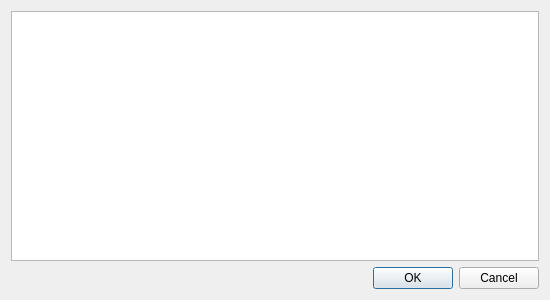
<?xml version="1.0" encoding="UTF-8"?>
<ui version="4.0">
 <class>CareerDialog</class>
 <widget class="QDialog" name="CareerDialog">
  <property name="geometry">
   <rect>
    <x>0</x>
    <y>0</y>
    <width>550</width>
    <height>300</height>
   </rect>
  </property>
  <property name="windowTitle">
   <string>Select Career</string>
  </property>
  <property name="modal">
   <bool>true</bool>
  </property>
  <layout class="QVBoxLayout" name="verticalLayout">
   <item>
    <widget class="QTableView" name="careerTableView">
     <property name="toolTip">
      <string>Careers sorted by best enlistment and survival chance.</string>
     </property>
     <property name="sizeAdjustPolicy">
      <enum>QAbstractScrollArea::AdjustToContentsOnFirstShow</enum>
     </property>
     <property name="editTriggers">
      <set>QAbstractItemView::NoEditTriggers</set>
     </property>
     <property name="alternatingRowColors">
      <bool>true</bool>
     </property>
     <property name="selectionMode">
      <enum>QAbstractItemView::SingleSelection</enum>
     </property>
     <property name="selectionBehavior">
      <enum>QAbstractItemView::SelectRows</enum>
     </property>
     <property name="showGrid">
      <bool>false</bool>
     </property>
     <property name="sortingEnabled">
      <bool>false</bool>
     </property>
     <attribute name="horizontalHeaderStretchLastSection">
      <bool>true</bool>
     </attribute>
     <attribute name="verticalHeaderVisible">
      <bool>false</bool>
     </attribute>
    </widget>
   </item>
   <item>
    <widget class="QDialogButtonBox" name="careerButtonBox">
     <property name="orientation">
      <enum>Qt::Horizontal</enum>
     </property>
     <property name="standardButtons">
      <set>QDialogButtonBox::Cancel|QDialogButtonBox::Ok</set>
     </property>
    </widget>
   </item>
  </layout>
 </widget>
 <resources/>
 <connections>
  <connection>
   <sender>careerButtonBox</sender>
   <signal>accepted()</signal>
   <receiver>CareerDialog</receiver>
   <slot>accept()</slot>
   <hints>
    <hint type="sourcelabel">
     <x>248</x>
     <y>254</y>
    </hint>
    <hint type="destinationlabel">
     <x>157</x>
     <y>274</y>
    </hint>
   </hints>
  </connection>
  <connection>
   <sender>careerButtonBox</sender>
   <signal>rejected()</signal>
   <receiver>CareerDialog</receiver>
   <slot>reject()</slot>
   <hints>
    <hint type="sourcelabel">
     <x>316</x>
     <y>260</y>
    </hint>
    <hint type="destinationlabel">
     <x>286</x>
     <y>274</y>
    </hint>
   </hints>
  </connection>
  <connection>
   <sender>careerTableView</sender>
   <signal>clicked(QModelIndex)</signal>
   <receiver>CareerDialog</receiver>
   <slot>Select(QModelIndex)</slot>
   <hints>
    <hint type="sourcelabel">
     <x>274</x>
     <y>129</y>
    </hint>
    <hint type="destinationlabel">
     <x>274</x>
     <y>149</y>
    </hint>
   </hints>
  </connection>
  <connection>
   <sender>careerTableView</sender>
   <signal>doubleClicked(QModelIndex)</signal>
   <receiver>CareerDialog</receiver>
   <slot>SelectAndAccept(QModelIndex)</slot>
   <hints>
    <hint type="sourcelabel">
     <x>274</x>
     <y>129</y>
    </hint>
    <hint type="destinationlabel">
     <x>274</x>
     <y>149</y>
    </hint>
   </hints>
  </connection>
 </connections>
 <slots>
  <slot>Select(QModelIndex)</slot>
  <slot>SelectAndAccept(QModelIndex)</slot>
 </slots>
</ui>
